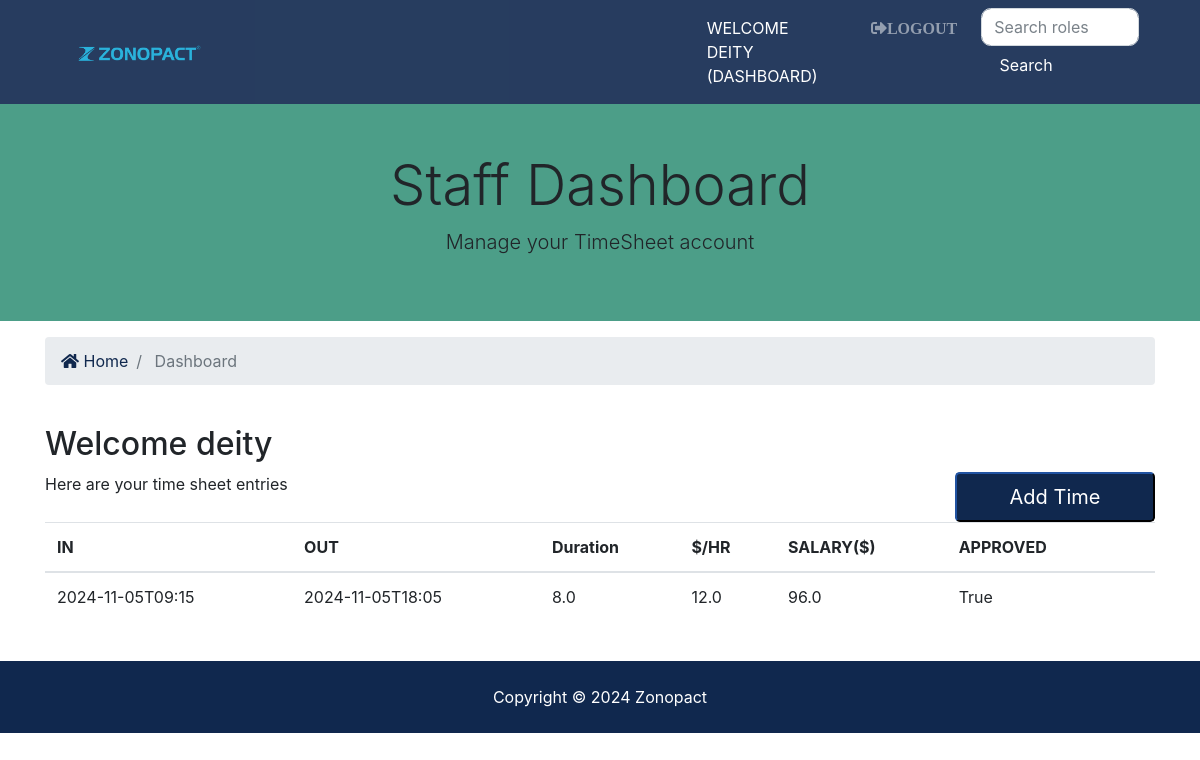
Before: /accounts/dashboard (signed in) with the older database file.
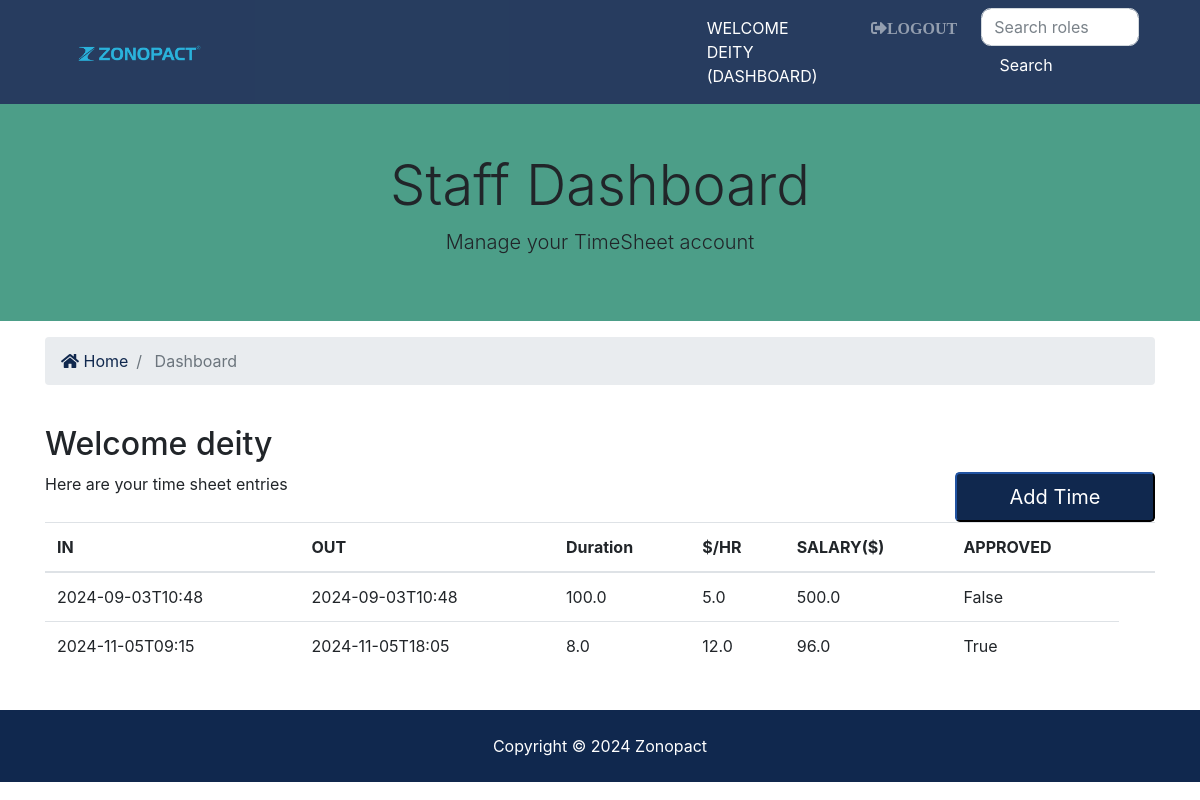
After: the same page with the newer database file.
### employee/models.py (models this page shows, shortened)
class Employee(models.Model):
    emp_id = models.AutoField(primary_key=True)
    emp_name = models.CharField(max_length=255)
    date_time_in = models.CharField(max_length=255)
    date_time_out = models.CharField(max_length=255)
    duration = models.FloatField()
    hourly_rate = models.FloatField()
    is_approved = models.BooleanField(default=False)

### account/views.py (the view)
# urls.py: path('dashboard', views.dashboardUser, name='dashboard'),
@login_required(login_url='login')
def dashboardUser(request):
    user_time_entries = Employee.objects.order_by('date_time_out')
    context = {'time_entries': user_time_entries}
    return render(request, 'accounts/dashboard.html', context)

### employee/templatetags/test.py (called while the page is built)
@register.filter
def multiply(value, arg):
    return value * arg

### templates/accounts/dashboard.html (shortened to what this page needs)
{% extends 'base.html' %}
{% block content %}
<section id="showcase-inner" class="py-5">
        <div class="container">
          <div class="row text-center">
            <div class="col-md-12">
              <h1 class="display-4">Staff Dashboard</h1>
              <p class="lead">Manage your TimeSheet account</p>
            </div>
          </div>
        </div>
</section>
      <section id="bc" class="mt-3">
        <div class="container">
          <nav aria-label="breadcrumb">
            <ol class="breadcrumb">
              <li class="breadcrumb-item">
                <a href="{% url 'index' %}">
                  <i class="fas fa-home"></i> Home</a>
              </li>
              <li class="breadcrumb-item active"> Dashboard</li>
            </ol>
          </nav>
        </div>
      </section>
      <section id="dashboard" class="py-4">
        <div class="container">
          <div class="row">
            <div class="col-md-12">
              <h2>Welcome {{ user }}</h2>
              <div>
              <button class="btn-primary btn-block btn-lg" data-toggle="modal" style="float: right; width:200px;" data-target="#inquiryModal">Add Time</button>
              </div>
              {% if time_entries %}
              <p>Here are your time sheet entries</p>
              <table class="table">
                <thead>
                  <tr>
                    <th scope="col">IN</th>
                    <th scope="col">OUT</th>
                    <th scope="col">Duration</th>
                    <th scope="col">$/HR</th>
                    <th scope="col">SALARY($)</th>
                    <th scope="col">APPROVED</th>
                    <th></th>
                  </tr>
                </thead>
                <tbody>
                  {% load test %}
                  {% for emp in time_entries %}
                  <tr>
                    <td>{{ emp.date_time_in }}</td>
                    <td>{{ emp.date_time_out }}</td>
                    <td>{{ emp.duration }}</td>
                    <td>{{ emp.hourly_rate }}</td>
                    <td>{{ emp.hourly_rate | multiply:emp.duration }}</td>
                    <td>{{ emp.is_approved }}</td>
                  </tr>
                  {% endfor %}
                </tbody>
              </table>
              {% else %}
                <p>You have not made any inquiries</p>
              {% endif %}
            </div>
          </div>
        </div>
      </section>
{% endblock %}

### templates/base.html (shortened to what this page needs)
{% load static %}
<!DOCTYPE html>
<html lang="en">
  <head>
    <link rel="stylesheet" href="{% static 'css/all.css' %}">
    <link rel="stylesheet" href="{% static 'css/bootstrap.css' %}">
    <link rel="stylesheet" href="{% static 'css/style.css' %}">
  </head>
  <body>
    {% include 'partials/_navbar.html' %}
    {% block content%}  {% endblock %}
   {% include 'partials/_footer.html' %}
  </body>
</html>

### templates/partials/_navbar.html (shortened to what this page needs)
<nav class="navbar navbar-expand-lg navbar-dark bg-primary sticky-top">
        <div class="container">
          <a class="navbar-brand" href="{% url 'dashboard' %}">
            <b><img src="/static/logo.png" style="width: 20%; margin-left: 30px;"></b>
          </a>
          <div class="collapse navbar-collapse" id="navbarNavAltMarkup">
            <ul class="navbar-nav ml-auto">
              {% if user.is_authenticated %}
              <li
                {% if 'dashboard' in request.path %}
                  class="nav-item active mr-3"
                  {% else %}
                  class="nav-item mr-3"
                  {% endif %}
                  >
                  <a class="nav-link" href="{% url 'dashboard' %}">
                      Welcome {{ user.username }} (Dashboard)</a>
              </li>
                <li class="nav-item mr-3">
                  <a href="javascript:{document.getElementById('logout').submit()}" class="nav-link">
                    <i class="fas fa-sign-out-alt">Logout</i>
                  </a>
                </li>
                  <li class="nav-item mr-3">
                  <form method="GET" action="{% url 'role_list' %}">
                    <input type="text" name="search" value="{{ search_query }}" class="form-control mr-2" placeholder="Search roles">
                    <button type="submit" class="btn btn-primary">Search</button>
                  </form>
                </li>
              {% endif %}
            </ul>
          </div>
        </div>
      </nav>

### templates/partials/_footer.html
<footer id="main-footer" class="py-4 bg-primary text-white text-center" >
    <div class="footer">
        Copyright &copy;
        <span class="year"></span> Zonopact
    </div>
</footer>

### static/css/all.css (style rules this page uses)
.fa, .fas, .far, .fal, .fab { -moz-osx-font-smoothing: grayscale; -webkit-font-smoothing: antialiased; display: inline-block; font-style: normal; font-variant: normal; text-rendering: auto; line-height: 1; }
.fa-home:before { content: "\f015"; }
.fa-sign-out-alt:before { content: "\f2f5"; }
.fa, .fas { font-family: 'Font Awesome 5 Free'; font-weight: 900; }

### static/css/style.css (style rules this page uses)
img { width: 100%; }
.navbar { opacity: 0.9; text-transform: uppercase; }
#showcase-inner { background: url(../img/building.jpg) no-repeat top center fixed/cover; position: relative; overflow: hidden; min-height: 200px; }
#showcase-inner::before { content: ''; position: absolute; top: 0; left: 0; min-height: 100%; width: 100%; background: rgba(32, 134, 107, 0.8); }

Changed rows visible on the page:
added Employee: date_time_in "2024-09-03T10:48", date_time_out "2024-09-03T10:48", duration "100.0", hourly_rate "5.0", hourly_rate|multiply "500.0", is_approved "False"
